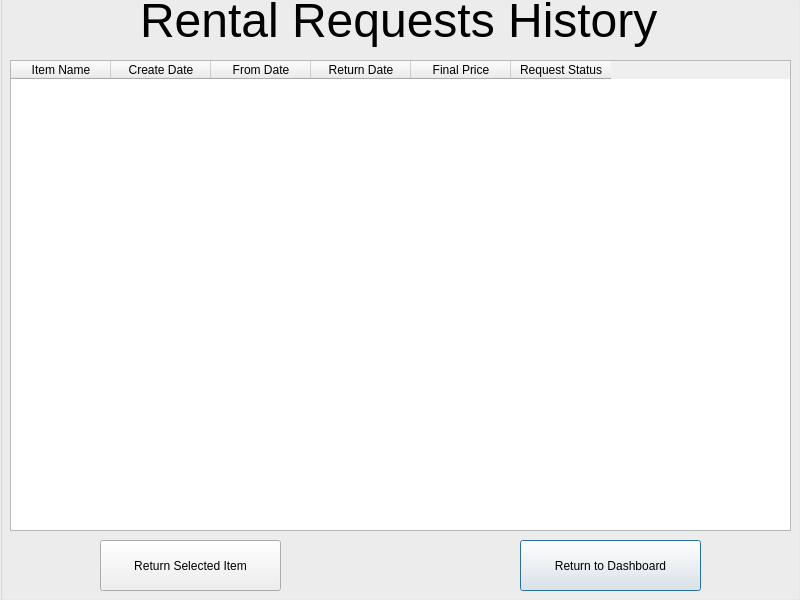
<?xml version="1.0" encoding="UTF-8"?>
<ui version="4.0">
 <class>ClientRentalHistory</class>
 <widget class="QDialog" name="ClientRentalHistory">
  <property name="geometry">
   <rect>
    <x>0</x>
    <y>0</y>
    <width>800</width>
    <height>600</height>
   </rect>
  </property>
  <property name="windowTitle">
   <string>Dialog</string>
  </property>
  <widget class="QGroupBox" name="groupBox">
   <property name="geometry">
    <rect>
     <x>0</x>
     <y>-20</y>
     <width>801</width>
     <height>621</height>
    </rect>
   </property>
   <property name="title">
    <string>GroupBox</string>
   </property>
   <widget class="QLabel" name="label">
    <property name="geometry">
     <rect>
      <x>140</x>
      <y>10</y>
      <width>591</width>
      <height>61</height>
     </rect>
    </property>
    <property name="font">
     <font>
      <pointsize>36</pointsize>
     </font>
    </property>
    <property name="text">
     <string>Rental Requests History</string>
    </property>
   </widget>
   <widget class="QPushButton" name="pushButtonReturn">
    <property name="geometry">
     <rect>
      <x>520</x>
      <y>560</y>
      <width>181</width>
      <height>51</height>
     </rect>
    </property>
    <property name="text">
     <string>Return to Dashboard</string>
    </property>
   </widget>
   <widget class="QTableWidget" name="tableWidget">
    <property name="geometry">
     <rect>
      <x>10</x>
      <y>80</y>
      <width>781</width>
      <height>471</height>
     </rect>
    </property>
    <column>
     <property name="text">
      <string>Item Name</string>
     </property>
    </column>
    <column>
     <property name="text">
      <string>Create Date</string>
     </property>
    </column>
    <column>
     <property name="text">
      <string>From Date</string>
     </property>
    </column>
    <column>
     <property name="text">
      <string>Return Date</string>
     </property>
    </column>
    <column>
     <property name="text">
      <string>Final Price</string>
     </property>
    </column>
    <column>
     <property name="text">
      <string>Request Status</string>
     </property>
    </column>
   </widget>
   <widget class="QPushButton" name="pushButtonSave">
    <property name="geometry">
     <rect>
      <x>100</x>
      <y>560</y>
      <width>181</width>
      <height>51</height>
     </rect>
    </property>
    <property name="text">
     <string>Return Selected Item</string>
    </property>
   </widget>
  </widget>
 </widget>
 <resources/>
 <connections/>
</ui>
